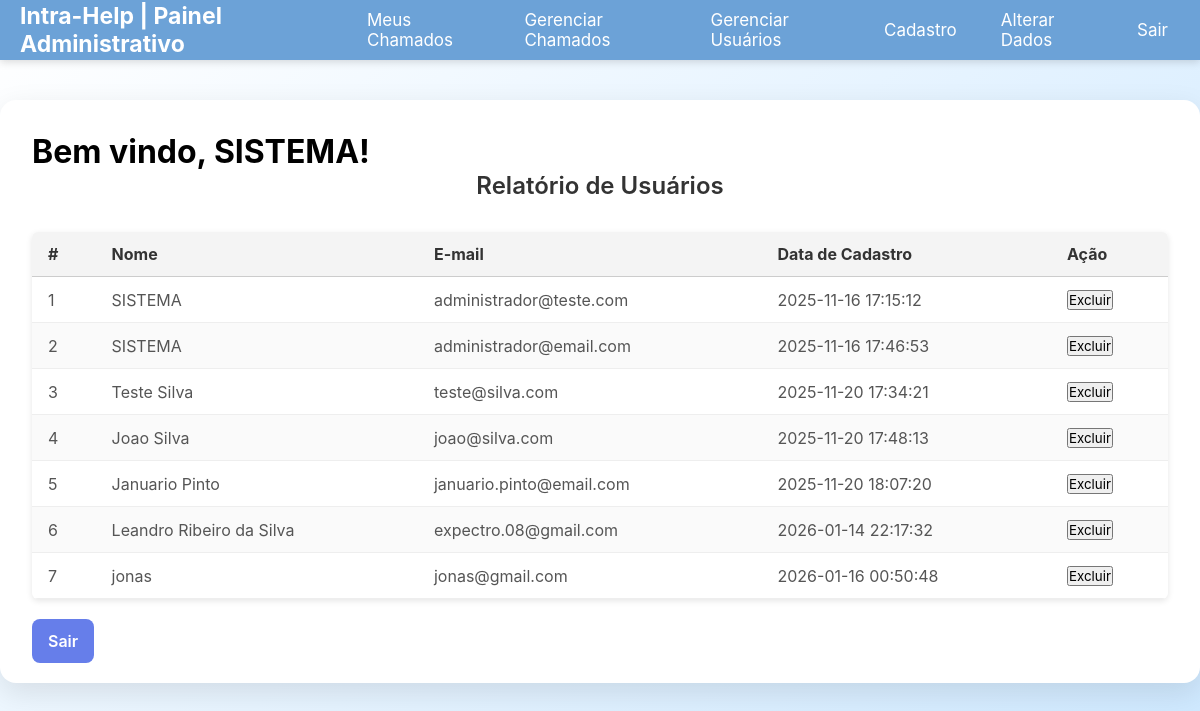
The app's page /views/relatorio.php (signed in) with its own data.
### tables this page shows
CREATE TABLE "usuarios" (
	"usuario_id"	INTEGER NOT NULL,
	"nome"	TEXT NOT NULL,
	"senha"	TEXT NOT NULL,
	"email"	TEXT NOT NULL,
	"categoria"	TEXT DEFAULT Cliente,
	"data_cadastro"	INTEGER DEFAULT current_timestamp,
	UNIQUE("email"),
	PRIMARY KEY("usuario_id")
);

### models/usuarios.php (called while the page is built, shortened)
<?php
function todosUsuarios(){
    $pdo = conectarDB();
    $sql = 'SELECT * from usuarios';
    $stmt = $pdo -> query($sql);
    $usuarios = $stmt->fetchAll(\PDO::FETCH_ASSOC);
    return $usuarios;
}

### views/relatorio.php (the view, shortened to what this page needs)
<?php
require_once dirname(__DIR__) . '/models/usuarios.php';
$usuario = $_SESSION["usuario"];
$usuarios = todosUsuarios();
?>
<!DOCTYPE html>
<html lang="pt-br">
<head>
    <link rel="stylesheet" href="../theme.css">
    <link rel="stylesheet" href="../style.css" />
</head>
<body>
<?php
include 'menu.php';
?>
        <div class="main-content">
        <div class="container">
            <h1>Bem vindo, <?= htmlspecialchars($usuario['nome']) ?>!</h1>
            <h2>Relatório de Usuários</h2>
            <table class="data-table">
                <thead>
                    <tr>
                        <th>#</th>
                        <th>Nome</th>
                        <th>E-mail</th>
                        <th>Data de Cadastro</th>
                        <th>Ação</th>
                    </tr>
                </thead>
                <tbody>
                    <?php foreach ($usuarios as $i => $u): ?>
                        <tr>
                            <td><?= $i + 1 ?></td>
                            <td><?= htmlspecialchars($u['nome']) ?></td>
                            <td><?= htmlspecialchars($u['email']) ?></td>
                            <td><?= htmlspecialchars($u['data_cadastro']) ?></td>
                            <td>
                                <form method="post" action="relatorio.php" onsubmit="return confirm('Tem certeza que deseja excluir este usuário?');">
                                    <button type="submit">Excluir</button>
                                </form>
                            </td>
                        </tr>
                    <?php endforeach; ?>
                </tbody>
            </table>
        <a href="../controllers/backend.php?acao=sair" class="btn">Sair</a>
        </div>
    </div>
</body>
</html>

### theme.css (style rules this page uses)
:root { --primary: #667eea; --primary-hover: #5a67d8; --text-main: #111; --text-muted: #666; --text-soft: #555; --thead: #f4f4f4; --bg-page: #f5f6fa; --bg-card: #ffffff; --bg-soft: #f5f7fa; --bg-soft-2: #f9fbff; --border: #d1d5db; --border-soft: #e1e7f0; --blue: #007bff; --gray: #6c757d; --yellow: #ffc107; --green: #28a745; --red: #dc3545; --orange: orange; --success-bg: #e6fffa; --error-bg: #fed7d7; --link:#9dafff; --shadow-focus: rgba(102, 126, 234, 0.2); }

### style.css (style rules this page uses)
* { box-sizing: border-box; margin: 0; padding: 0; font-family: 'Inter', sans-serif; }
body { background: linear-gradient(135deg, #fff, #cbe7ff); min-height: 100svh; }
.main-content { display: flex; justify-content: center; align-items: center; margin-top: 80px; padding: 20px; }
.container { background: #fff; padding: 2rem; border-radius: 1rem; box-shadow: 0 10px 30px rgba(0, 0, 0, 0.1); min-width: 450px; }
.container:has(table) { min-width: 1200px; }
h2 { text-align: center; margin-bottom: 1.5rem; font-weight: 600; color: #333; }
.btn { width: 100%; padding: 0.75rem 1rem; background-color: #667eea; color: white; border: none; border-radius: 0.5rem; font-size: 1rem; font-weight: 600; cursor: pointer; transition: background 0.3s ease; }
a { color: var(--link); text-decoration: none; margin: auto; }
.data-table { width: 100%; min-width: 1000px; margin: 2rem auto; border-collapse: collapse; font-family: Arial, sans-serif; font-size: 16px; background-color: #fff; box-shadow: 0 2px 6px rgba(0, 0, 0, 0.1); border-radius: 6px; overflow: hidden; }
.data-table thead { background-color: var(--thead); }
.data-table thead th { text-align: left; padding: 12px 16px; border-bottom: 1px solid #ccc; color: #333; font-weight: bold; }
.data-table tbody td { padding: 12px 16px; border-bottom: 1px solid #eee; color: #555; }
.data-table tbody tr:nth-child(even) { background-color: #fafafa; }

### records on screen
usuarios: nome "SISTEMA", email "administrador@email.com", data_cadastro "2025-11-16 17:46:53"
usuarios: nome "SISTEMA", email "administrador@teste.com", data_cadastro "2025-11-16 17:15:12"
usuarios: nome "Teste Silva", email "teste@silva.com", data_cadastro "2025-11-20 17:34:21"
usuarios: nome "Joao Silva", email "joao@silva.com", data_cadastro "2025-11-20 17:48:13"
usuarios: nome "Januario Pinto", email "januario.pinto@email.com", data_cadastro "2025-11-20 18:07:20"
usuarios: nome "Leandro Ribeiro da Silva", email "expectro.08@gmail.com", data_cadastro "2026-01-14 22:17:32"
usuarios: nome "jonas", email "jonas@gmail.com", data_cadastro "2026-01-16 00:50:48"
